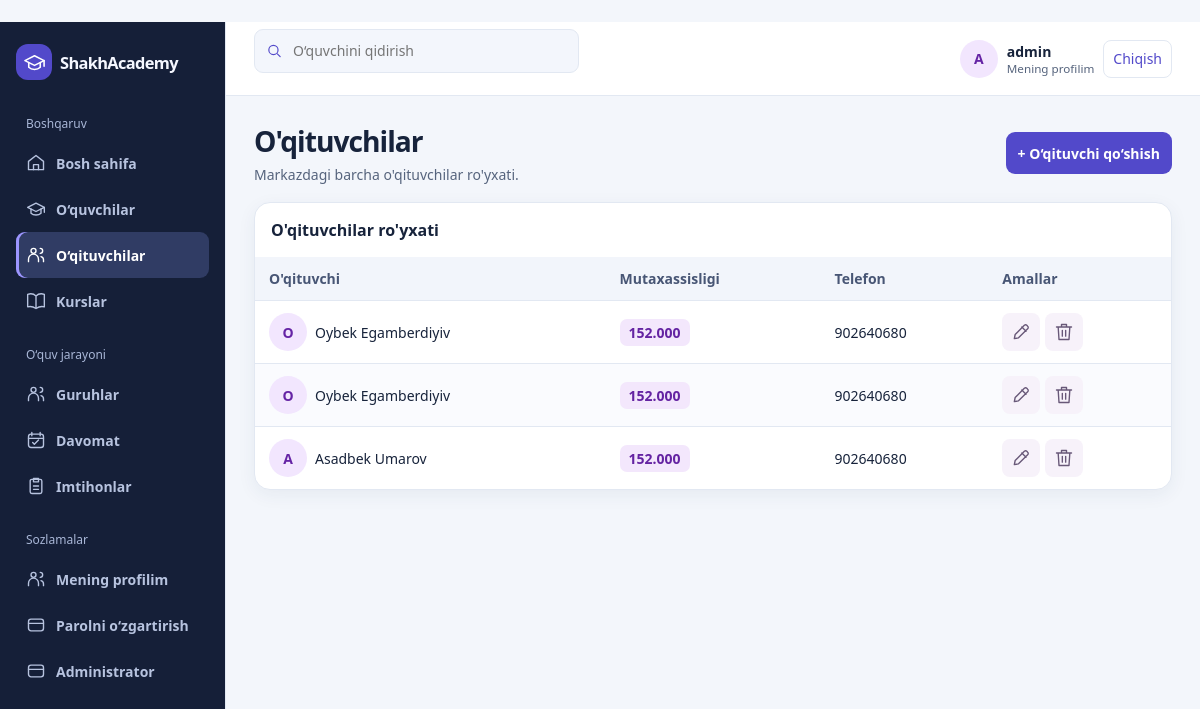
Before: /teachers/ (signed in) with the older database file.
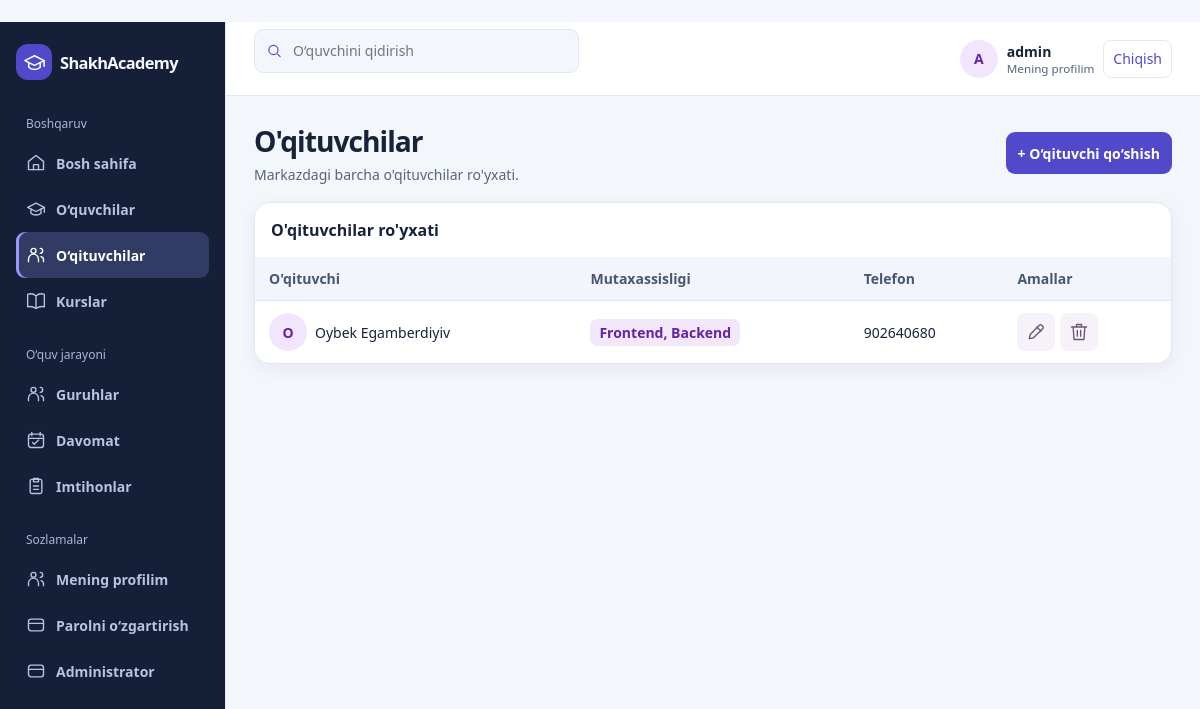
After: the same page with the newer database file.
### cards/models.py (models this page shows, shortened)
class Teacher(models.Model):
    name = models.CharField(max_length=100)
    surname = models.CharField(max_length=100)
    specialty = models.CharField(max_length=150)
    phone = models.CharField(max_length=30)

### cards/views.py (the view)
# urls.py: path('teachers/', views.teacher_list, name='teacher_list'),
@login_required
def teacher_list(request):
    teachers = Teacher.objects.order_by('surname', 'name')
    return render(request, 'teachers.html', {'teachers': teachers})

### templates/teachers.html (shortened to what this page needs)
﻿{% extends "base.html" %}
{% block content %}
<div class="page-head"><div><h1>O'qituvchilar</h1><div class="muted">Markazdagi barcha o'qituvchilar ro'yxati.</div></div>{% if perms.cards.add_teacher %}<a class="button" href="{% url 'teacher_add' %}">+ O‘qituvchi qo‘shish</a>{% endif %}</div>
<div class="panel"><div class="panel-head"><h2 class="panel-title">O'qituvchilar ro'yxati</h2></div><div class="table-wrap"><table><thead><tr><th>O'qituvchi</th><th>Mutaxassisligi</th><th>Telefon</th><th>Amallar</th></tr></thead><tbody>
{% for teacher in teachers %}<tr><td><div class="person"><span class="person-avatar">{{ teacher.name|first|upper }}</span>{{ teacher.name }} {{ teacher.surname }}</div></td><td><span class="badge">{{ teacher.specialty }}</span></td><td>{{ teacher.phone }}</td><td>{% include "teacher_actions.html" %}</td></tr>{% empty %}<tr><td colspan="4"><div class="empty">Hozircha o'qituvchilar mavjud emas.</div></td></tr>{% endfor %}
</tbody></table></div></div>
{% endblock %}

### templates/base.html (shortened to what this page needs)
{% load static %}
<!doctype html>
<html lang="uz">
<head>
  <link rel="stylesheet" href="{% static 'cards/crm.css' %}">
</head>
<body>
<div class="shell">
  <aside class="sidebar" id="navigation" tabindex="0" aria-label="Yon menyu">
    <a class="brand" href="{% url 'dashboard' %}"><span class="brand-mark"><svg><use href="#school"/></svg></span> Shakh<span>Academy</span></a>
    <nav aria-label="Asosiy menyu">
      <p class="nav-label">Boshqaruv</p>
      <a class="nav-link {% if request.resolver_match.url_name == 'dashboard' %}active{% endif %}" href="{% url 'dashboard' %}"><svg><use href="#home"/></svg> Bosh sahifa</a>
      <a class="nav-link {% if '/students/' in request.path %}active{% endif %}" href="{% url 'student_list' %}"><svg><use href="#school"/></svg> O‘quvchilar</a>
      <a class="nav-link {% if '/teachers/' in request.path %}active{% endif %}" href="{% url 'teacher_list' %}"><svg><use href="#users"/></svg> O‘qituvchilar</a>
      <a class="nav-link {% if '/courses/' in request.path %}active{% endif %}" href="{% url 'course_list' %}"><svg><use href="#book"/></svg> Kurslar</a>
      <p class="nav-label">O‘quv jarayoni</p>
      <a class="nav-link {% if '/groups/' in request.path %}active{% endif %}" href="{% url 'group_list' %}"><svg><use href="#users"/></svg> Guruhlar</a>
      <a class="nav-link {% if '/attendance/' in request.path %}active{% endif %}" href="{% url 'attendance' %}"><svg><use href="#calendar"/></svg> Davomat</a>
      <a class="nav-link {% if '/exams/' in request.path %}active{% endif %}" href="{% url 'exam_list' %}"><svg><use href="#clipboard"/></svg> Imtihonlar</a>
      <p class="nav-label">Sozlamalar</p>
      <a class="nav-link {% if request.resolver_match.url_name == 'account_profile' %}active{% endif %}" href="{% url 'account_profile' %}"><svg><use href="#users"/></svg> Mening profilim</a>
      <a class="nav-link {% if '/account/password/' in request.path %}active{% endif %}" href="{% url 'password_change' %}"><svg><use href="#settings"/></svg> Parolni o‘zgartirish</a>
      <a class="nav-link" href="{% url 'admin:index' %}"><svg><use href="#settings"/></svg> Administrator</a>
    </nav>
  </aside>
  <div class="main">
    <header class="topbar">
      <form class="search top-search" action="{% url 'student_list' %}">
        <svg><use href="#search"/></svg>
        <input type="search" name="q" value="{{ student_query }}" placeholder="O‘quvchini qidirish" aria-label="O‘quvchini qidirish">
      </form>
      <div class="account-tools">
        <a class="profile" href="{% url 'account_profile' %}" aria-label="Mening profilim">
          {% include "account_avatar.html" %}
          <span><strong>{{ request.user.get_full_name|default:request.user.username }}</strong><small>Mening profilim</small></span>
        </a>
        <form method="post" action="{% url 'logout' %}">{% csrf_token %}<button class="logout-button" type="submit">Chiqish</button></form>
      </div>
    </header>
    <main class="main-scroll" id="main" tabindex="0" aria-label="Asosiy kontent">
      <div class="content">
        {% block content %}{% endblock %}
      </div>
    </main>
  </div>
</div>
</body>
</html>

### templates/account_avatar.html
<span class="avatar" aria-hidden="true">
  {% if request.user.account_photo %}<img src="{% url 'account_photo' %}" alt="">
  {% else %}{{ request.user.first_name|default:request.user.username|first|upper }}{% endif %}
</span>

### templates/teacher_actions.html
﻿<span class="record-actions">
  {% if perms.cards.change_teacher %}<a class="icon-button" href="{% url 'teacher_edit' teacher.pk %}" aria-label="O‘qituvchini tahrirlash"><svg aria-hidden="true"><use href="#edit"/></svg></a>{% endif %}
  {% if perms.cards.delete_teacher %}<a class="icon-button" href="{% url 'teacher_delete' teacher.pk %}" aria-label="O‘qituvchini o‘chirish"><svg aria-hidden="true"><use href="#trash"/></svg></a>{% endif %}
</span>

Changed rows visible on the page:
removed Teacher: name|first "O", name "Oybek", surname "Egamberdiyiv", specialty "152.000", phone "902640680"
removed Teacher: name|first "O", name "Oybek", surname "Egamberdiyiv", specialty "152.000", phone "902640680"
removed Teacher: name|first "A", name "Asadbek", surname "Umarov", specialty "152.000", phone "902640680"
added Teacher: name|first "O", name "Oybek", surname "Egamberdiyiv", specialty "Frontend, Backend", phone "902640680"
